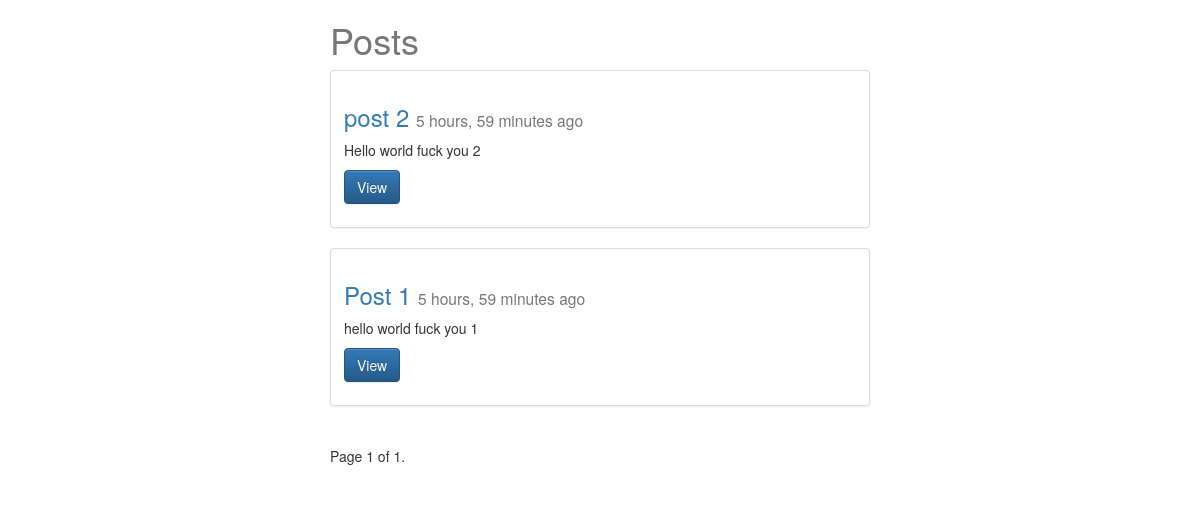
The app's page /posts/, older data.
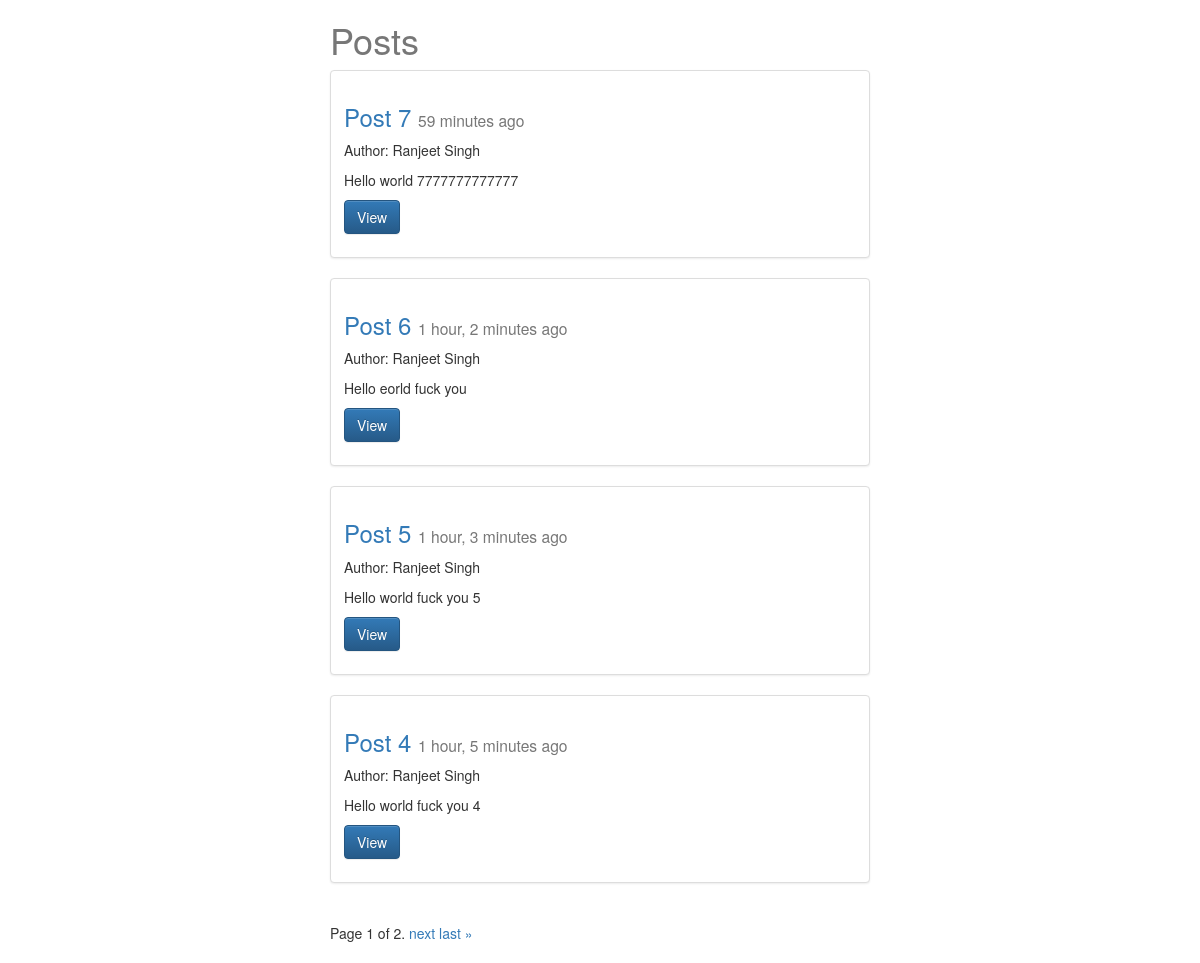
The same page, newer data.
### posts/models.py (models this page shows, shortened)
class Post(models.Model):
    user = models.ForeignKey(settings.AUTH_USER_MODEL, default=1)
    title = models.CharField(max_length = 120)
    slug = models.SlugField(unique=True)
    image = models.ImageField(upload_to=upload_location, null=True, blank=True,
            width_field="width_field",
            height_field="height_field")
    height_field = models.IntegerField(default=0)
    width_field = models.IntegerField(default=0)
    content = models.TextField()
    updated = models.DateTimeField(auto_now = True, auto_now_add = False)
    timestamp = models.DateTimeField(auto_now = False, auto_now_add = True)
    def get_absolute_url(self):
        return reverse("posts:detail", kwargs={"slug":self.slug})
    class Meta:
        ordering = ["-timestamp","-updated"]

### posts/views.py (the view)
def post_list(request):
    queryset_list = Post.objects.all()
    paginator = Paginator(queryset_list,4)
    page_request_var = "page"
    page = request.GET.get(page_request_var)
    print(page)
    try:
        queryset = paginator.page(page)
    except PageNotAnInteger:
        queryset = paginator.page(1)
    except EmptyPage:
        queryset = paginator.page(paginator.num_pages)
    print(queryset)
    context = {
        "object_list": queryset,
        "title" : "Posts",
        "page_request_var":page_request_var,
    }
    return render(request,"post_list.html",context)

### templates/post_list.html (shortened to what this page needs)
{% extends "base.html" %}
{% block content %}
<div class="col-sm-6 col-sm-offset-3">
    <h1>{{title}}</h1>
{% for obj in object_list %}
<div class="row">
    <div class="col-sm-12">
        <div class="thumbnail">
            <div class="caption">
                <h3><a href="{{ obj.get_absolute_url }}">{{obj.title }}</a> <small>{{obj.timestamp | timesince}} ago</small></h3>
                {% if obj.user.get_full_name %}
                <p>Author: {{obj.user.get_full_name}}</p>
                {% endif %}
                <p>{{obj.content | linebreaks | truncatechars:120 }}</p>
                <p><a href="{{ obj.get_absolute_url }}" class="btn btn-primary" role="button">View</a></p>
            </div>
        </div>
    </div>
</div>
{% endfor %}
<div class="pagination">
    <span class="step-links">
        <span class="current">
            Page {{ object_list.number }} of {{ object_list.paginator.num_pages }}.
        </span>
        {% if object_list.has_next %}
            <a href="?{{page_request_var}}={{ object_list.next_page_number }}">next</a>
            <a href="?{{page_request_var}}={{ object_list.paginator.num_pages }}">last &raquo;</a>
        {% endif %}
    </span>
</div>
</div>
{% endblock content %}

### templates/base.html (shortened to what this page needs)
{% load staticfiles %}
<!DOCTYPE html>
<html lang="en">
<head>
        <link rel="stylesheet" href="https://maxcdn.bootstrapcdn.com/bootstrap/3.3.6/css/bootstrap.min.css">
        <link rel="stylesheet" href="https://maxcdn.bootstrapcdn.com/bootstrap/3.3.6/css/bootstrap-theme.min.css">
    <link rel="stylesheet" href='{% static "css/base.css" %}' />
</head>
<body>
    <div class="container">
        {% block content %}
        {% endblock content %}
    </div>
</body>
</html>

### static/css/base.css (style rules this page uses)
h1 { color: #777777; }

Row changes from the older to the newer data that the page shows:
removed Post: title "post 2", timestamp "5 hours, 59 minutes", content "Hello world fuck you 2"
no longer on this page (row edited): Post: title "Post 1", timestamp "5 hours, 59 minutes", content "hello world fuck you 1"
added Post: title "Post 7", timestamp "59 minutes", user.get_full_name "Ranjeet Singh", content "Hello world 7777777777777"
added Post: title "Post 6", timestamp "1 hour, 2 minutes", user.get_full_name "Ranjeet Singh", content "Hello eorld fuck you"
added Post: title "Post 5", timestamp "1 hour, 3 minutes", user.get_full_name "Ranjeet Singh", content "Hello world fuck you 5"
added Post: title "Post 4", timestamp "1 hour, 5 minutes", user.get_full_name "Ranjeet Singh", content "Hello world fuck you 4"
Text that changed along with them:
{{ object_list.paginator.num_pages }}: "1" → "2"
text now shown: "next last »"
